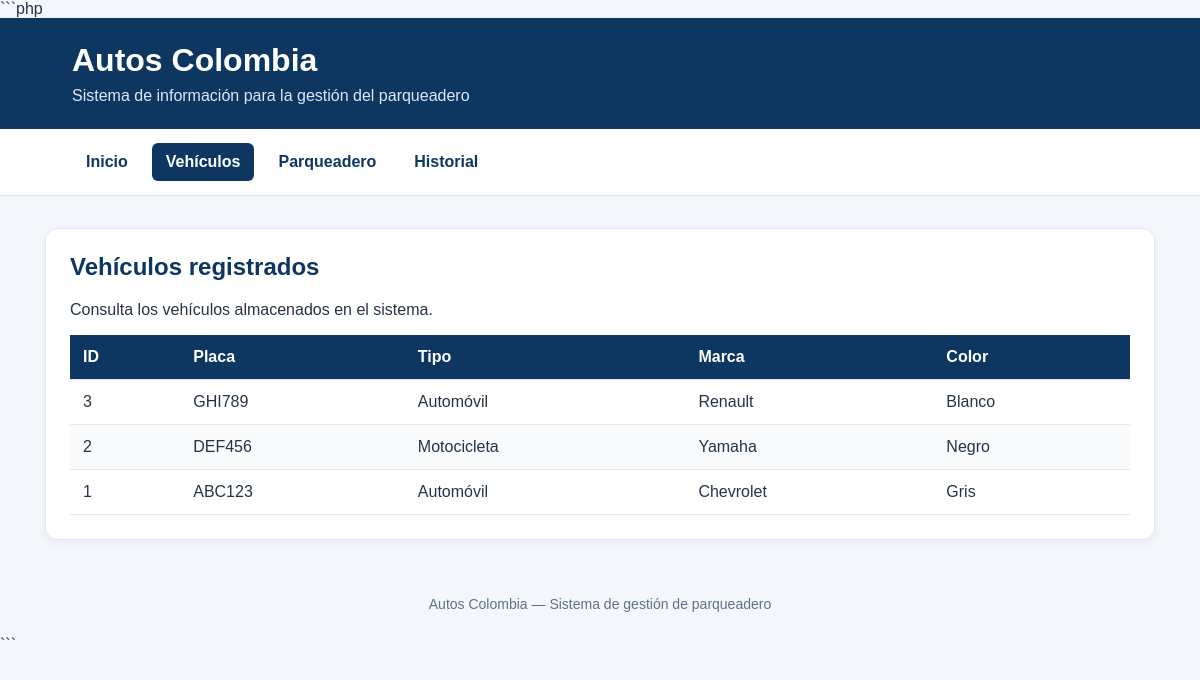
/vehiculos.php, run on the app's committed database.
### tables this page shows
CREATE TABLE IF NOT EXISTS vehiculos (
    id_vehiculo INT AUTO_INCREMENT PRIMARY KEY,
    placa VARCHAR(10) NOT NULL UNIQUE,
    tipo_vehiculo VARCHAR(30) NOT NULL,
    marca VARCHAR(50),
    color VARCHAR(30),
    fecha_registro TIMESTAMP DEFAULT CURRENT_TIMESTAMP
);

### vehiculos.php (the view, shortened to what this page needs)
<?php
$servidor = "127.0.0.1";
$usuario = "root";
$contrasena = "Martik1885";
$base_datos = "autos_colombia";
$puerto = 3306;
$conexion = new mysqli(
    $servidor,
    $usuario,
    $contrasena,
    $base_datos,
    $puerto
);
$conexion->set_charset("utf8mb4");
$sql = "SELECT id_vehiculo, placa, tipo_vehiculo, marca, color
        FROM vehiculos
        ORDER BY id_vehiculo DESC";
$resultado = $conexion->query($sql);
$errorConsulta = ($resultado === false);
?>
<!DOCTYPE html>
<html lang="es">
<head>
</head>
<body>
    <header>
        <h1>Autos Colombia</h1>
        <p>Sistema de información para la gestión del parqueadero</p>
    </header>
    <nav aria-label="Navegación principal">
        <a href="index.php">Inicio</a>
        <a href="vehiculos.php" class="activo">Vehículos</a>
        <a href="parqueadero.php">Parqueadero</a>
        <a href="historial.php">Historial</a>
    </nav>
    <main>
        <section class="panel">
            <h2>Vehículos registrados</h2>
            <p>Consulta los vehículos almacenados en el sistema.</p>
            <?php if ($errorConsulta): ?>
                <div class="mensaje">
                    No fue posible consultar los vehículos. Verifica la
                    estructura de la base de datos.
                </div>
            <?php else: ?>
                <div class="tabla-contenedor">
                    <table>
                        <thead>
                            <tr>
                                <th>ID</th>
                                <th>Placa</th>
                                <th>Tipo</th>
                                <th>Marca</th>
                                <th>Color</th>
                            </tr>
                        </thead>
                        <tbody>
                            <?php if ($resultado->num_rows > 0): ?>
                                <?php while ($vehiculo = $resultado->fetch_assoc()): ?>
                                    <tr>
                                        <td><?= htmlspecialchars((string)$vehiculo['id_vehiculo']) ?></td>
                                        <td><?= htmlspecialchars($vehiculo['placa']) ?></td>
                                        <td><?= htmlspecialchars($vehiculo['tipo_vehiculo']) ?></td>
                                        <td><?= htmlspecialchars($vehiculo['marca'] ?? '') ?></td>
                                        <td><?= htmlspecialchars($vehiculo['color'] ?? '') ?></td>
                                    </tr>
                                <?php endwhile; ?>
                            <?php else: ?>
                                <tr>
                                    <td colspan="5">No hay vehículos registrados.</td>
                                </tr>
                            <?php endif; ?>
                        </tbody>
                    </table>
                </div>
            <?php endif; ?>
        </section>
    </main>
    <footer>
        Autos Colombia — Sistema de gestión de parqueadero
    </footer>
</body>
</html>

### vehiculos.php (style rules this page uses)
* { box-sizing: border-box; }
body { margin: 0; font-family: Arial, Helvetica, sans-serif; background: #f3f6fa; color: #243447; }
header { background: #0d3761; color: white; padding: 24px 6%; }
header h1 { margin: 0 0 8px; }
header p { margin: 0; color: #dce8f5; }
nav { display: flex; flex-wrap: wrap; gap: 10px; padding: 14px 6%; background: white; border-bottom: 1px solid #dce3eb; }
nav a { display: inline-block; padding: 10px 14px; color: #0d3761; text-decoration: none; font-weight: bold; border-radius: 6px; }
nav a:hover, nav a.activo { background: #0d3761; color: white; }
main { max-width: 1150px; margin: 32px auto; padding: 0 20px; }
.panel { background: white; padding: 24px; border-radius: 12px; border: 1px solid #e0e7ef; box-shadow: 0 3px 10px rgba(13, 55, 97, 0.05); }
h2 { color: #0d3761; margin-top: 0; }
.tabla-contenedor { overflow-x: auto; }
table { width: 100%; border-collapse: collapse; background: white; }
th, td { padding: 13px; border-bottom: 1px solid #e0e7ef; text-align: left; }
th { background: #0d3761; color: white; }
tbody tr:nth-child(even) { background: #f8fafc; }
footer { text-align: center; padding: 24px; color: #627184; font-size: 14px; }

### data on the page
vehiculos: id_vehiculo "3", placa "GHI789", tipo_vehiculo "Automóvil", marca "Renault", color "Blanco"
vehiculos: id_vehiculo "2", placa "DEF456", tipo_vehiculo "Motocicleta", marca "Yamaha", color "Negro"
vehiculos: id_vehiculo "1", placa "ABC123", tipo_vehiculo "Automóvil", marca "Chevrolet", color "Gris"
